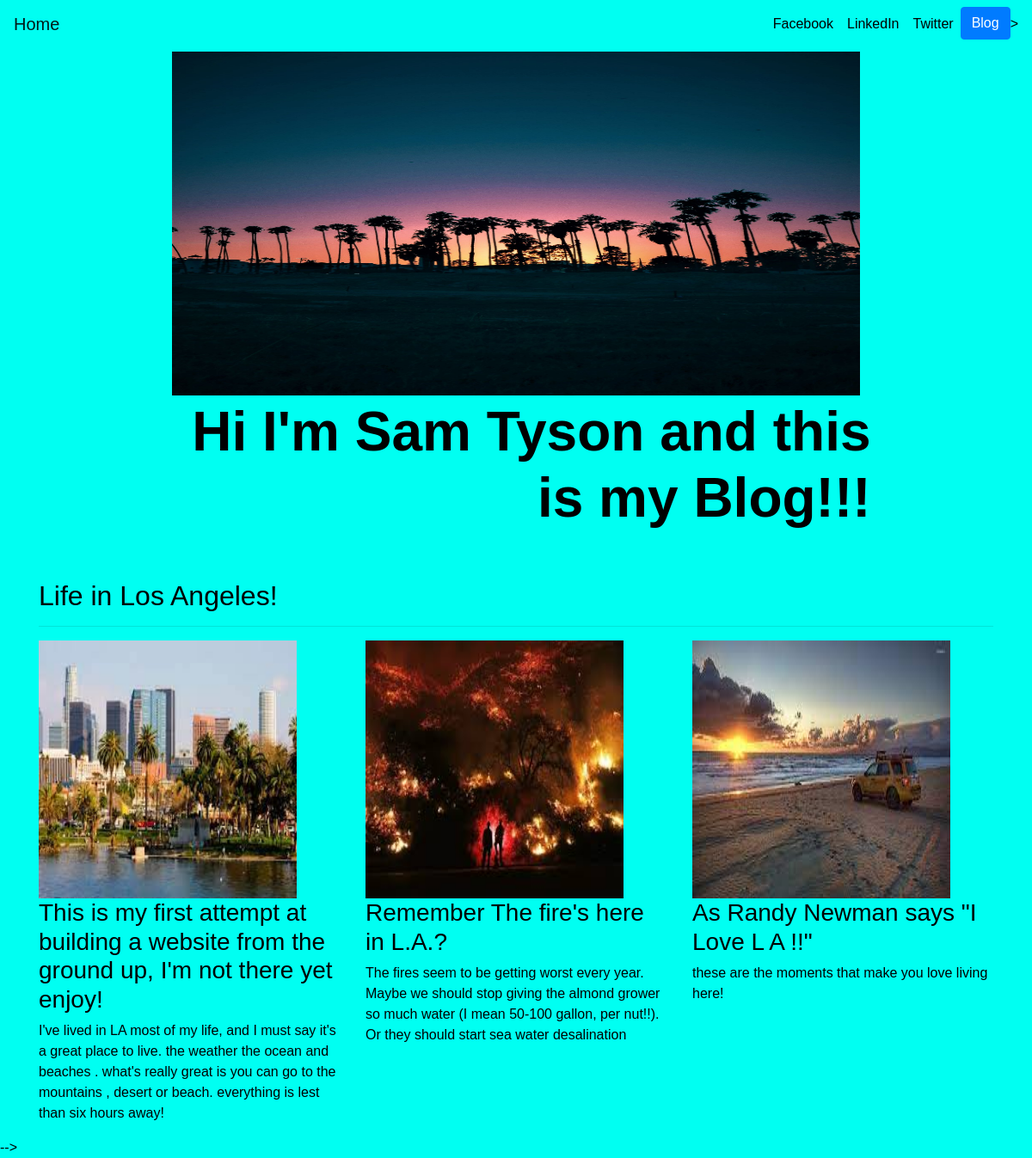
The page / on the database its author committed.
### portfolio/models.py (models this page shows, shortened)
class Project(models.Model):
    title = models.CharField(max_length=100)
    description = models.CharField(max_length=250)
    image = models.ImageField(upload_to='portfolio/images/')
    url = models.URLField(blank=True)

### portfolio/views.py (the view)
# urls.py: 2. Add a URL to urlpatterns:  path('', views.home, name='home')
def home(request):
    projects = Project.objects.all()
    return render(request, 'portfolio/home.html', {'projects':projects})

### portfolio/templates/portfolio/home.html
{% extends "portfolio/base.html" %}
{% load static %}
{% block content %}
<div class="row justify-content-center my-1">
  <div class="col-13">
    <img src="{% static 'portfolio\oc-gonzalez-A-11N8ItHZo-unsplash.jpg' %}" width="800" height="400" alt="sam's logo">
  </div>
</div>
<div class="row justify-content-center mb-3">
  <div class="col-md-9 text-right">
    <h3 id="hometext" class="font-weight-bold">Hi I'm Sam Tyson and this is my Blog!!!</h3>
  </div>
</div>
<h2 class="mt-5">Life in Los Angeles!</h2>
<hr>
<div class="row">
  {% for project in projects %}
  <div class="col-lg-4 col-md-6">
    {% if project.url %}
    <a href="{{ project.url }}">
      <img src="{{ project.image.url }}" width="300" height="300" >
    </a>
    {% else %}
    <img src="{{ project.image.url }}" width="300" height="300">
    {% endif %}
    <h3>{{ project.title }}</h3>
    <p>{{ project.description }}</p>
  </div>
{% endfor %}
</div>
{% endblock %}

### portfolio/templates/portfolio/base.html (shortened to what this page needs)
<!doctype html>
{% load static %}
<html lang="en">
<head>
  <link rel="stylesheet" href="https://stackpath.bootstrapcdn.com/bootstrap/4.4.1/css/bootstrap.min.css">
  <link rel="stylesheet" href="{% static 'portfolio/custom.css' %}">
</head>
  <nav id="topNav" class="navbar navbar-expand-md navbar-light">
      <a class="navbar-brand" href="{% url 'home' %}">
        <span>Home</span>
      </a>
      <div class="collapse navbar-collapse text-center" id="navbarNav">
        <ul class="navbar-nav ml-auto">
          <li class="nav-item">
            <a class="nav-link" href="https://developers.facebook.com/">Facebook</a>
          </li>
          <li class="nav-item">
            <a class="nav-link" href="https://www.linkedin.com/feed//" target="_blank">LinkedIn</a>
          </li>
          <li class="nav-item">
            <a class="nav-link" href="https://twitter.com/explore" target="_blank">Twitter</a>
          </li>
          <li>
            <a role="button" href="{% url 'blog:all_blogs' %}" class="btn btn-primary">Blog</a>
          </li>
        </ul>
      </div>
    >
  </nav>
  <div class="container">
    {% block content %}{% endblock %}
  </div>
  <jQuery first, then Popper.js, then Bootstrap JS
  <script src="https://code.jquery.com/jquery-3.4.1.slim.min.js"></script>
  <script src="https://stackpath.bootstrapcdn.com/bootstrap/4.4.1/js/bootstrap.min.js"></script>-->
</html>

### portfolio/static/portfolio/custom.css (style rules this page uses)
.navbar-nav .nav-link { color: rgba(0,0,0,1) !important; }
@media (min-width: 992px) { #hometext { font-size: 4rem; } }

### rows shown on the page
Project: image (picture), title "This is my first attempt at building a website from the ground up, I'm not there yet enjoy!", description "I've lived in LA most of my life, and I must say it's a great place to live. the weather the ocean and beaches . what's really great is you can go to the mountains , desert or beach. everything is lest than six hours away!"
Project: image (picture), title "Remember The fire's here in L.A.?", description "The fires seem to be getting worst every year. Maybe we should stop giving the almond grower so much water (I mean 50-100 gallon, per nut!!). Or they should start sea water desalination"
Project: image (picture), title "As Randy Newman says \"I Love L A !!\"", description "these are the moments that make you love living here!"
